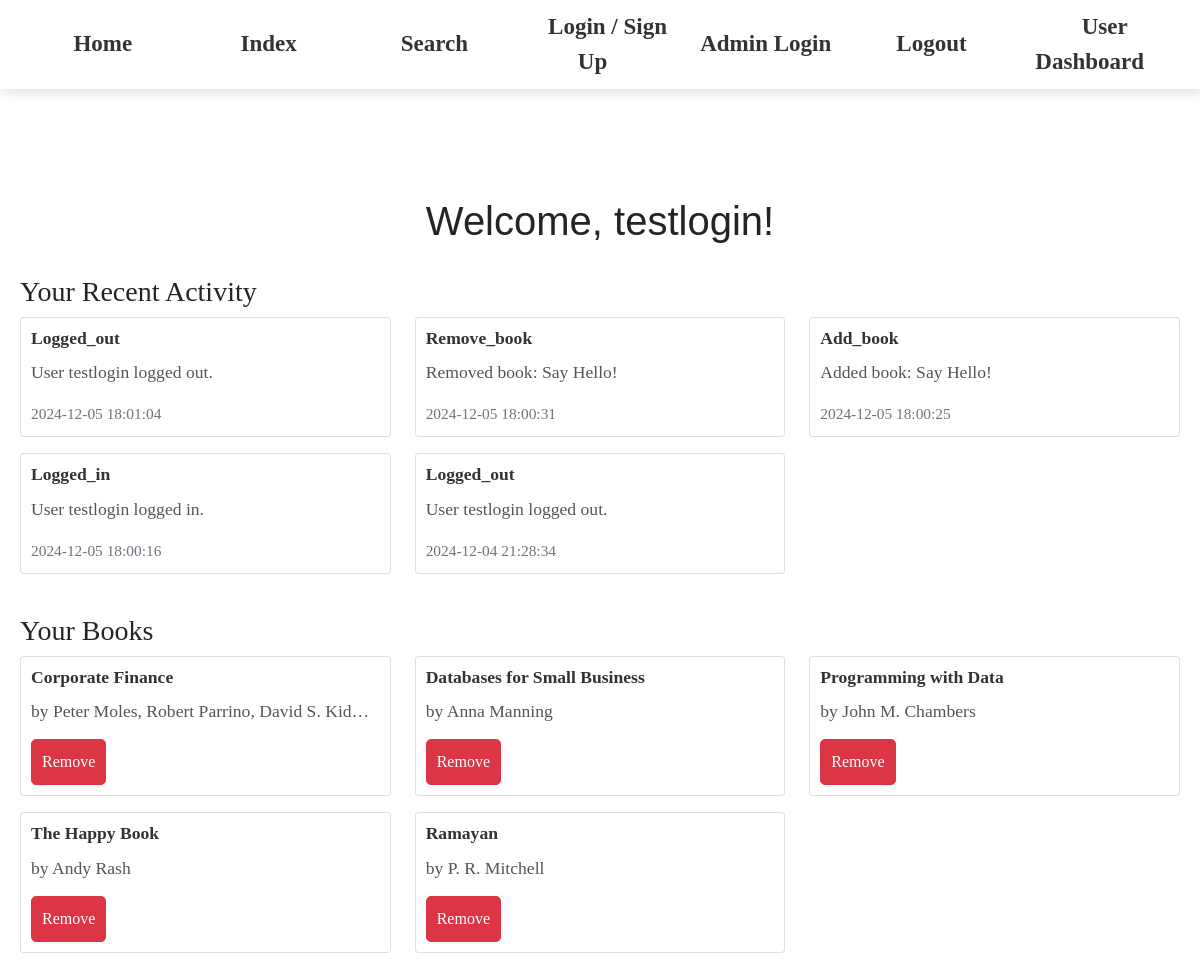
The app's page /dashboard (signed in) with its own data.
### models/models.py (models this page shows, shortened)
class User(UserMixin, db.Model):
    id = db.Column(db.Integer, primary_key=True)
    username = db.Column(db.String(80), unique=True, nullable=False)
    password = db.Column(db.String(200), nullable=False)
    is_admin = db.Column(db.Boolean, default=False)  # Admin flag
    books = db.relationship('Book', back_populates='user')

class RecentActivity(db.Model):
    __tablename__ = 'recent_activity'
    id = db.Column(db.Integer, primary_key=True)
    activity_type = db.Column(db.String(100), nullable=False)  # e.g., 'searched_book', 'added_book', 'removed_book'
    timestamp = db.Column(db.DateTime, default=datetime.utcnow)
    description = db.Column(db.String(255), nullable=True)  # Optional: additional description of activity
    user_id = db.Column(db.Integer, db.ForeignKey('user.id'), nullable=True)
    user = relationship('User', backref='recent_activities', lazy=True)

class Book(db.Model):
    id = db.Column(db.Integer, primary_key=True)
    title = db.Column(db.String(255))
    author = db.Column(db.String(255))
    description = db.Column(db.String(500))
    user_id = db.Column(db.Integer, db.ForeignKey('user.id'), nullable=False)
    thumbnail = db.Column(db.String(255), nullable=True)
    rating = db.Column(db.Float, nullable=True)
    order_index = db.Column(db.Integer)  # New column to store the order index
    user = db.relationship('User', back_populates='books')

### app.py (the view, shortened to what this page needs)
@app.route('/dashboard', methods=['GET', 'POST'])
@login_required
def dashboard():
    if current_user.is_admin:
        flash('Access denied. Admins cannot access user dashboards.', 'danger')
        return redirect(url_for('admin_dashboard'))  # Redirect admins to the admin dashboard
    books = Book.query.filter_by(user_id=current_user.id).all()
    activities = RecentActivity.query.filter_by(user_id=current_user.id).order_by(RecentActivity.timestamp.desc()).limit(5).all()
    return render_template('dashboard.html', user=current_user, books=books, activities=activities)

### app.py (called while the page is built)
@login_manager.user_loader
def load_user(user_id):
    return User.query.get(int(user_id))

### templates/dashboard.html (shortened to what this page needs)
<!DOCTYPE html>
<html lang="en">
<head>
    <link rel="stylesheet" href="https://cdn.jsdelivr.net/npm/bootstrap@5.1.0/dist/css/bootstrap.min.css">
</head>
<body>
    {% include 'template.html' %}
    {% block content %}
      <div class="container mt-5">
        <h1>Welcome, {{ user.username }}!</h1>
        <div class="recent-activity mt-4">
          <h3>Your Recent Activity</h3>
          <div class="row">
            {% for activity in activities %}
              <div class="col-md-4 mb-3">
                <div class="card">
                  <div class="card-body">
                    <h5 class="card-title">{{ activity.activity_type.capitalize() }}</h5>
                    <p class="card-text">{{ activity.description }}</p>
                    <p class="card-text"><small class="text-muted">{{ activity.timestamp.strftime('%Y-%m-%d %H:%M:%S') }}</small></p>
                  </div>
                </div>
              </div>
            {% endfor %}
          </div>
        </div>
        <div class="my-books mt-4">
          <h3>Your Books</h3>
          <div class="row">
            {% for book in books %}
              <div class="col-md-4 mb-3">
                <div class="card">
                  <div class="card-body">
                    <h5 class="card-title">{{ book.title }}</h5>
                    <p class="card-text">by {{ book.author }}</p>
                    <form method="POST" action="{{ url_for('remove_book_from_shelf', book_id=book.id) }}" style="display:inline;">
                      <button type="submit" class="btn btn-danger btn-sm">Remove</button>
                    </form>
                  </div>
                </div>
              </div>
            {% endfor %}
          </div>
        </div>
      </div>
    {% endblock %}
</body>
</html>

### static/css/styles.css (style rules this page uses)
body { font-family: Raleway, serif; margin: 0; padding: 0; background-image: url('/static/images/sample.jpg'); background-size: cover; background-position: center; background-repeat: no-repeat; backdrop-filter: blur(20px); }
.container { max-width: 1200px; margin: 0 auto; padding: 20px; }
h1 { text-align: center; margin-bottom: 30px; font-family: Arial, sans-serif; }
.card-body { flex-grow: 1; padding: 10px; display: flex; flex-direction: column; }
.card-title { font-size: 1.1rem; font-weight: bold; margin-bottom: 10px; color: #333; }
.card-text { font-size: 1.1rem; color: #555; margin-bottom: 15px; overflow: hidden; text-overflow: ellipsis; white-space: nowrap; }
.btn { flex: 1; padding: 10px; font-size: 1rem; border-radius: 5px; text-align: center; }

### records on screen
User: username "testlogin"
RecentActivity: activity_type "Logged_out", description "User testlogin logged out.", timestamp "2024-12-05 18:01:04"
RecentActivity: activity_type "Remove_book", description "Removed book: Say Hello!", timestamp "2024-12-05 18:00:31"
RecentActivity: activity_type "Add_book", description "Added book: Say Hello!", timestamp "2024-12-05 18:00:25"
RecentActivity: activity_type "Logged_in", description "User testlogin logged in.", timestamp "2024-12-05 18:00:16"
RecentActivity: activity_type "Logged_out", description "User testlogin logged out.", timestamp "2024-12-04 21:28:34"
Book: title "Corporate Finance", author "Peter Moles, Robert Parrino, David S. Kid…"
Book: title "Databases for Small Business", author "Anna Manning"
Book: title "Programming with Data", author "John M. Chambers"
Book: title "The Happy Book", author "Andy Rash"
Book: title "Ramayan", author "P. R. Mitchell"
